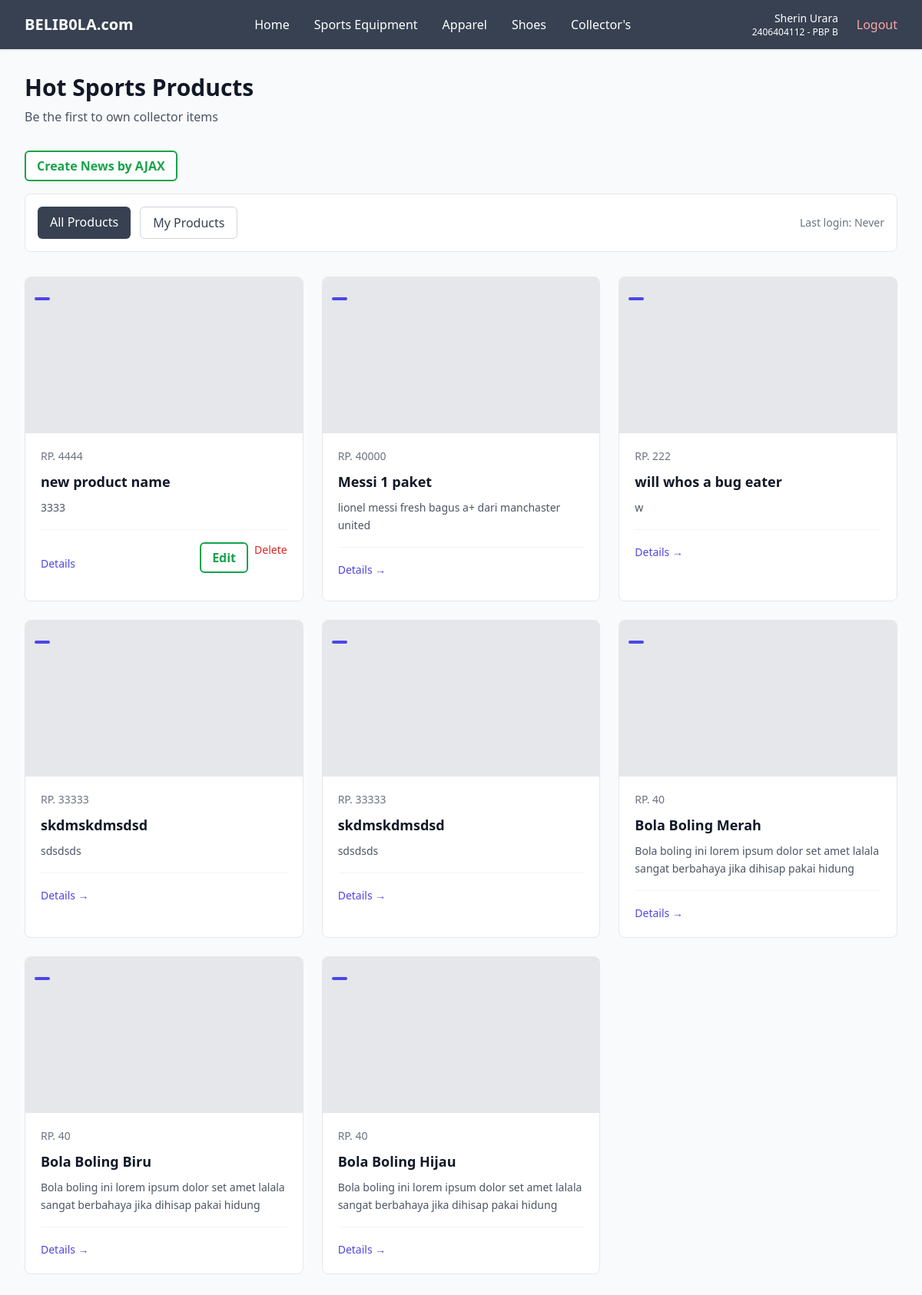
Before: / (signed in) with the older database file.
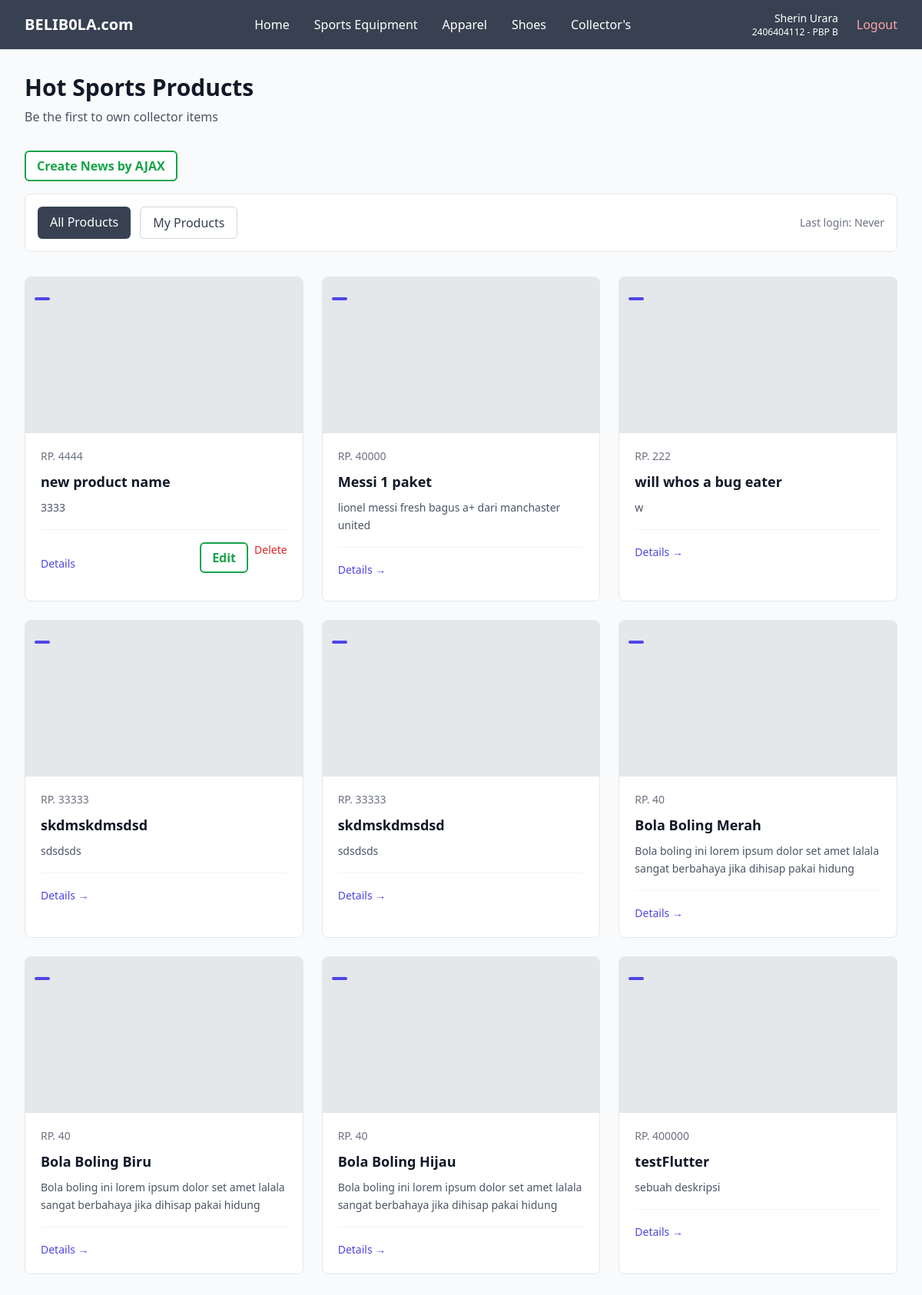
After: the same page with the newer database file.
### main/models.py (models this page shows, shortened)
class Products(models.Model):
    CATEGORY_CHOICES = [
        ('equipment', 'Equipment'),
        ('apparel', 'Apparel'),
        ('shoes', 'Shoes'),
        ('collector', 'Collector'),
    ]
    seller = models.ForeignKey(User, on_delete=models.CASCADE, null=True)
    id = models.UUIDField(primary_key=True, default=uuid.uuid4, editable=False)
    name = models.CharField()
    price = models.IntegerField()
    description = models.TextField()
    thumbnail = models.URLField()
    category = models.CharField(max_length=20, choices=CATEGORY_CHOICES, default='update')
    is_featured = models.BooleanField(default=False)

### main/views.py (the view)
# urls.py: path('', show_main, name='show_main'),
@login_required(login_url='/login')
def show_main(request):
    filter_type = request.GET.get('filter', 'all')  # default to 'all'
    if filter_type == "my":
        products_list = Products.objects.filter(seller=request.user)
    else:
        products_list = Products.objects.all()
    context = {
        'app' : 'BeliBola',
        'npm' : '2406404112',
        'name': 'Sherin Urara',
        'class': 'PBP B',
        'products_list': products_list,
        'last_login': request.COOKIES.get('last_login',"Never"),
        'username': request.COOKIES.get('username', "Never")
    }
    return render(request, "main.html", context)

### main/templates/main.html (shortened to what this page needs)
{% extends 'base.html' %}
{% load static %}
{% block content %}
{% include 'navbar.html' %}
 <div class="bg-gray-50 w-full pt-16 min-h-screen">
  <div class="max-w-7xl mx-auto px-4 sm:px-6 lg:px-8 py-8">
    <div class="mb-8">
      <h1 class="text-3xl font-bold text-gray-900 mb-2">Hot Sports Products</h1>
      <p class="text-gray-600">Be the first to own collector items</p>
    </div>
    <button onclick="showModal()" class="inline-flex items-center px-4 py-2 bg-white text-green-600 font-semibold outline outline-2 outline-green-600 outline-offset-[-2px] rounded-md hover:bg-green-600 hover:text-white transition-colors mb-4">
      Create News by AJAX
    </button>
    <div class="flex flex-col sm:flex-row sm:items-center sm:justify-between mb-8 bg-white rounded-lg border border-gray-200 p-4">
      <div class="flex space-x-3 mb-4 sm:mb-0">
        <a href="?" class="{% if request.GET.filter == 'all' or not request.GET.filter  %} bg-gray-700 text-white{% else %}bg-white text-gray-700 border border-gray-300{% endif %} px-4 py-2 rounded-md font-medium transition-colors hover:bg-gray-500 hover:text-white">
          All Products
        </a>
        <a href="?filter=my" class="{% if request.GET.filter == 'my' %} bg-gray-700 text-white{% else %}bg-white text-gray-700 border border-gray-300{% endif %} px-4 py-2 rounded-md font-medium transition-colors hover:bg-gray-500 hover:text-white">
          My Products
        </a>
      </div>
      {% if user.is_authenticated %}
        <div class="text-sm text-gray-500">
          Last login: {{ last_login }}
        </div>
      {% endif %}
    </div>
 {% if not products_list %}
      <div class="bg-white rounded-lg border border-gray-200 p-12 text-center">
        <div class="w-32 h-32 mx-auto mb-4">
          <img src="{% static 'image/no-products.png' %}" alt="No products available" class="w-full h-full object-contain">
        </div>
        <h3 class="text-lg font-medium text-gray-900 mb-2">No Products on BeliB0la</h3>
        <p class="text-gray-500 mb-6">Be the first to add a product to belibola!</p>
        <a href="{% url 'main:create_products' %}" class="inline-flex items-center px-4 py-2 bg-grey-600 text-white rounded-md hover:bg-green-700 transition-colors">
          Sell Product
        </a>
      </div>
    {% else %}
      <div class="grid grid-cols-1 md:grid-cols-2 lg:grid-cols-3 gap-6">
        {% for products in products_list %}
          {% include 'card_product.html' with product=product %}
        {% endfor %}
      </div>
    {% endif %}
{% endblock content %}

### templates/base.html (shortened to what this page needs)
{% load static %}
<!DOCTYPE html>
<html lang="en">
<head>
    <script src="https://cdn.tailwindcss.com"></script>
    <link rel="stylesheet" href="{% static 'css/global.css' %}"/>
</head>
<body>
    {% block content %}
    {% endblock content %}
</body>
</html>

### main/templates/navbar.html (shortened to what this page needs)
<nav class="fixed top-0 left-0 w-full bg-gray-700 border-b border-gray-200 shadow-sm z-50">
    <div class="max-w-7xl mx-auto px-6 lg:px-8">
      <div class="flex items-center justify-between h-16">
        <div class="flex items-center">
          <h1 class="text-xl font-semibold text-gray-900">
            <span class="text-white">BELIB0LA.com</span>
          </h1>
        </div>
        <div class="hidden md:flex items-center space-x-8">
          <a href="/" class="text-white hover:text-gray-500 font-medium transition-colors">
            Home
          </a>
          <a href="{% url 'main:create_products' %}" class="text-white hover:text-gray-500 font-medium transition-colors">
            Sports Equipment
          </a>
          <a href="{% url 'main:create_products' %}" class="text-white hover:text-gray-500 font-medium transition-colors">
            Apparel
          </a>
          <a href="{% url 'main:create_products' %}" class="text-white hover:text-gray-500 font-medium transition-colors">
            Shoes
          </a>
          <a href="{% url 'main:create_products' %}" class="text-white hover:text-gray-500 font-medium transition-colors">
            Collector's
          </a>
        </div>
        <div class="hidden md:flex items-center space-x-6">
          {% if user.is_authenticated %}
            <div class="text-right">
              <div class="text-sm font-medium text-white">{{ name|default:user.username }}</div>
              <div class="text-xs text-white">{{ npm|default:"Student" }} - {{ class|default:"Class" }}</div>
            </div>
            <a href="{% url 'main:logout' %}" class="text-red-300 hover:text-red-700 font-medium transition-colors">
              Logout
            </a>
          {% endif %}
        </div>
      </div>
    </div>
  </nav>

### main/templates/card_product.html (shortened to what this page needs)
{% load static %}
<article class="bg-white rounded-lg border border-gray-200 hover:shadow-lg transition-shadow duration-300 overflow-hidden">
  <div class="aspect-[16/9] relative overflow-hidden">
    {% if news.thumbnail %}
      <img src="{{ products.thumbnail }}" alt="{{ products.name }}" class="w-full h-full object-cover">
    {% else %}
      <div class="w-full h-full bg-gray-200"></div>
    {% endif %}
    <div class="absolute top-3 left-3">
      <span class="inline-flex items-center px-2.5 py-0.5 rounded-md text-xs font-medium bg-indigo-600 text-white">
      </span>
    </div>
  </div>
  <div class="p-5">
    <div class="flex items-center text-sm text-gray-500 mb-3">
      <h1>RP. {{ products.price }}</h1>
    </div>
    <h3 class="text-lg font-semibold text-gray-900 mb-3 line-clamp-2 leading-tight">
      <a href="{% url 'main:show_products' products.id %}" class="hover:text-indigo-600 transition-colors">
        {{ products.name }}
      </a>
    </h3>
    <p class="text-gray-600 text-sm leading-relaxed line-clamp-3 mb-4">
      {{ products.description|truncatewords:20 }}
    </p>
    {% if user.is_authenticated and products.seller == user %}
      <div class="flex items-center justify-between pt-4 border-t border-gray-100">
        <a href="{% url 'main:show_products' products.id %}" class="text-indigo-600 hover:text-indigo-700 font-medium text-sm transition-colors">
          Details
        </a>
        <div class="flex space-x-2">
        <button onclick="showEditModal('{{ products.id }}')" class="inline-flex items-center px-4 py-2 bg-white text-green-600 font-semibold outline outline-2 outline-green-600 outline-offset-[-2px] rounded-md hover:bg-green-600 hover:text-white transition-colors mb-4">
        Edit
      </button>
          <a href="{% url 'main:delete_product' products.id %}" class="text-red-600 hover:text-red-700 text-sm transition-colors">
            Delete
          </a>
        </div>
      </div>
    {% else %}
      <div class="pt-4 border-t border-gray-100">
        <a href="{% url 'main:show_products' products.id %}" class="text-indigo-600 hover:text-indigo-700 font-medium text-sm transition-colors">
          Details →
        </a>
      </div>
    {% endif %}
  </div>
</article>

### templates/toast.html (shortened to what this page needs)
{% load static %}

Changed rows visible on the page:
added Products: price "400000", name "testFlutter", description "sebuah deskripsi", shows "Details →"
